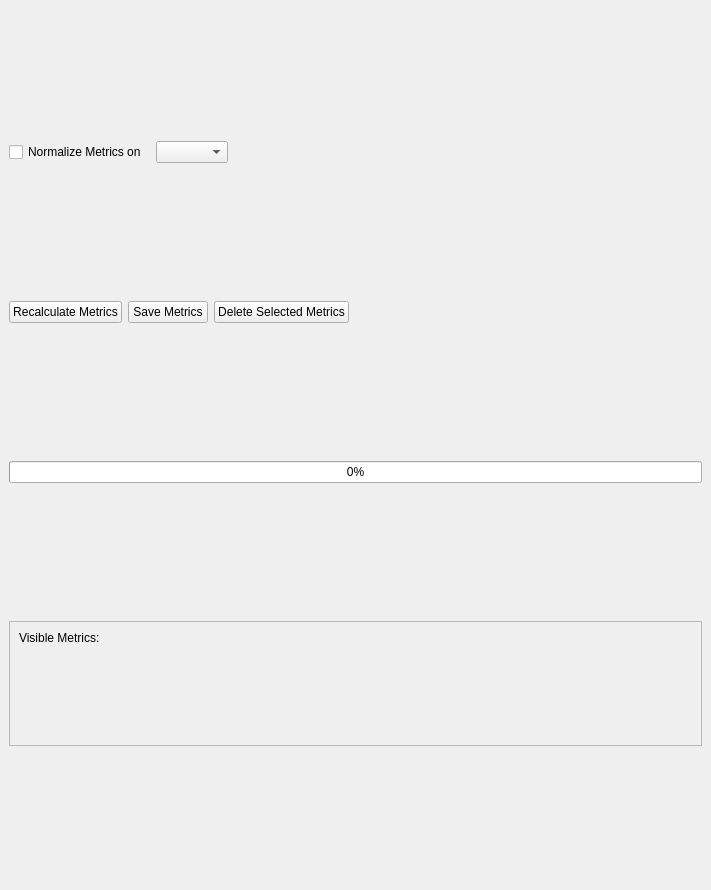
<?xml version="1.0" encoding="UTF-8"?>
<ui version="4.0">
 <class>MainWindow</class>
 <widget class="QMainWindow" name="MainWindow">
  <property name="geometry">
   <rect>
    <x>0</x>
    <y>0</y>
    <width>711</width>
    <height>890</height>
   </rect>
  </property>
  <property name="windowTitle">
   <string>MainWindow</string>
  </property>
  <widget class="QWidget" name="centralwidget">
   <layout class="QVBoxLayout" name="verticalLayout_2">
    <item>
     <layout class="QVBoxLayout" name="verticalLayout">
      <item>
       <layout class="QHBoxLayout" name="config_container">
        <item>
         <widget class="QCheckBox" name="normalize_checkbox">
          <property name="text">
           <string>Normalize Metrics on </string>
          </property>
         </widget>
        </item>
        <item>
         <widget class="QComboBox" name="normalize_on_chooser"/>
        </item>
        <item>
         <spacer name="horizontalSpacer">
          <property name="orientation">
           <enum>Qt::Horizontal</enum>
          </property>
          <property name="sizeHint" stdset="0">
           <size>
            <width>40</width>
            <height>20</height>
           </size>
          </property>
         </spacer>
        </item>
       </layout>
      </item>
      <item>
       <layout class="QHBoxLayout" name="horizontalLayout">
        <item>
         <widget class="QPushButton" name="recalc_metrics_button">
          <property name="text">
           <string>Recalculate Metrics</string>
          </property>
         </widget>
        </item>
        <item>
         <widget class="QPushButton" name="save_metrics_button">
          <property name="text">
           <string>Save Metrics</string>
          </property>
         </widget>
        </item>
        <item>
         <widget class="QPushButton" name="delete_metrics_button">
          <property name="text">
           <string>Delete Selected Metrics</string>
          </property>
         </widget>
        </item>
        <item>
         <spacer name="horizontalSpacer_2">
          <property name="orientation">
           <enum>Qt::Horizontal</enum>
          </property>
          <property name="sizeHint" stdset="0">
           <size>
            <width>40</width>
            <height>20</height>
           </size>
          </property>
         </spacer>
        </item>
       </layout>
      </item>
      <item>
       <widget class="QProgressBar" name="metric_calc_progress">
        <property name="enabled">
         <bool>true</bool>
        </property>
        <property name="maximum">
         <number>1000</number>
        </property>
        <property name="value">
         <number>0</number>
        </property>
       </widget>
      </item>
      <item>
       <widget class="QScrollArea" name="metric_scroll_area">
        <property name="sizePolicy">
         <sizepolicy hsizetype="Expanding" vsizetype="Fixed">
          <horstretch>0</horstretch>
          <verstretch>0</verstretch>
         </sizepolicy>
        </property>
        <property name="maximumSize">
         <size>
          <width>16777215</width>
          <height>125</height>
         </size>
        </property>
        <property name="widgetResizable">
         <bool>true</bool>
        </property>
        <widget class="QWidget" name="scroll_metrics_contents_widget">
         <property name="geometry">
          <rect>
           <x>0</x>
           <y>0</y>
           <width>683</width>
           <height>52</height>
          </rect>
         </property>
         <property name="sizePolicy">
          <sizepolicy hsizetype="Preferred" vsizetype="Fixed">
           <horstretch>0</horstretch>
           <verstretch>0</verstretch>
          </sizepolicy>
         </property>
         <layout class="QVBoxLayout" name="verticalLayout_3">
          <item>
           <widget class="QLabel" name="label">
            <property name="sizePolicy">
             <sizepolicy hsizetype="Preferred" vsizetype="Fixed">
              <horstretch>0</horstretch>
              <verstretch>0</verstretch>
             </sizepolicy>
            </property>
            <property name="text">
             <string>Visible Metrics:</string>
            </property>
           </widget>
          </item>
          <item>
           <layout class="QVBoxLayout" name="metrics_picker">
            <property name="spacing">
             <number>0</number>
            </property>
            <property name="sizeConstraint">
             <enum>QLayout::SetDefaultConstraint</enum>
            </property>
           </layout>
          </item>
         </layout>
        </widget>
       </widget>
      </item>
      <item>
       <layout class="QHBoxLayout" name="graph_container"/>
      </item>
     </layout>
    </item>
   </layout>
  </widget>
 </widget>
 <resources/>
 <connections/>
</ui>
